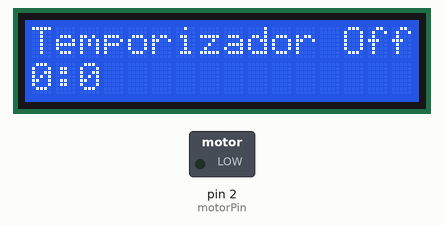
Bench run of a sketch on a simulated Arduino Uno, built with avr-gcc and run on an emulated ATmega328P. Shown: 16×2 character LCD, switched loads named in the sketch (green lamp = pin HIGH).

Above: at 0.1 s.
At 4.1 s:
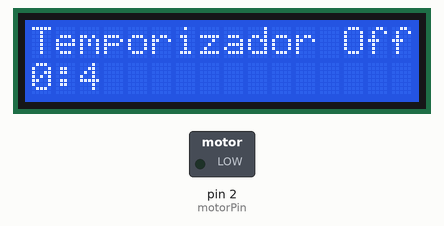
At 9.1 s:
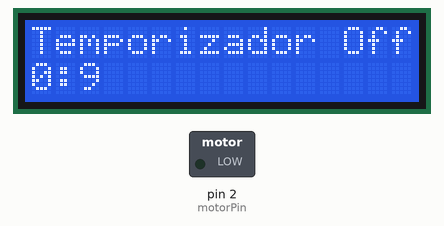
At 19.1 s:
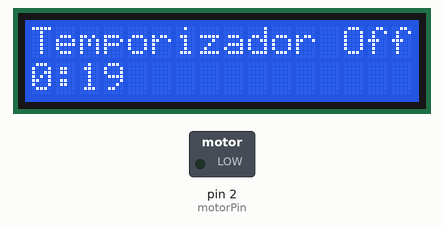
At 28.1 s:
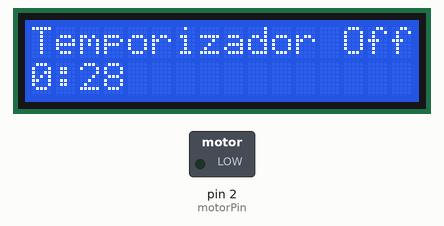
At 38.1 s:
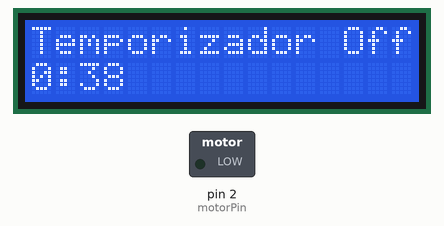

Measured:
- what the display in image 1 shows lasts 1.0 s, from 4.0 s to 5.0 s

The sketch:

Temporizador_PRO_1.1.ino
```cpp
// include the library code:
#include <LiquidCrystal.h>

int tiempoOn = 8; // segundos
int tiempoOff = 1; // minutos
const int motorPin =  2;      // the number of the LED pin
int motorState = LOW;             // ledState used to set the LED
unsigned long previousMillis = 0;        // will store last time LED was updated
const long interval = 1000;           // interval at which to blink (milliseconds)
int minutos = 0;
int segundos = 0;
const int rs = 8, en = 7, d4 = 6, d5 = 5, d6 = 4, d7 = 0;
LiquidCrystal lcd(rs, en, d4, d5, d6, d7); //pin real: rs = 14, E = 13, D4 = 12, D5 = 11, D6 = 6, D7 = 2

void setup() {
  pinMode(motorPin, OUTPUT);
  digitalWrite(motorPin, motorState);
  lcd.begin(16, 2);
  segundos = 0;
}

void loop() {
  lcd.setCursor(0, 0);
  lcd.print("Temporizador");
  if(motorState == LOW){

    lcd.print(" Off");
  }else{
   lcd.print(" On ");
  }
  lcd.setCursor(0,1);
  lcd.print(minutos);
  lcd.print(':');
  lcd.print(segundos);
  unsigned long currentMillis = millis();
  if(currentMillis - previousMillis >= interval) {
    previousMillis = currentMillis;

    segundos = segundos + 1;
  }


  if(segundos == 60){
    segundos = 0;
    minutos = minutos + 1;
  }

  if (motorState == LOW){
      if(minutos == tiempoOff){
        minutos = 0;
        segundos = 0;
        motorState = HIGH;
        digitalWrite(motorPin, motorState);
        lcd.clear();
      }
    }

  if (motorState == HIGH){
      if(segundos == tiempoOn){
        motorState = LOW;
        digitalWrite(motorPin, motorState);
        segundos = 0;
        minutos = 0;
        lcd.clear();
      }
    }

}
```
